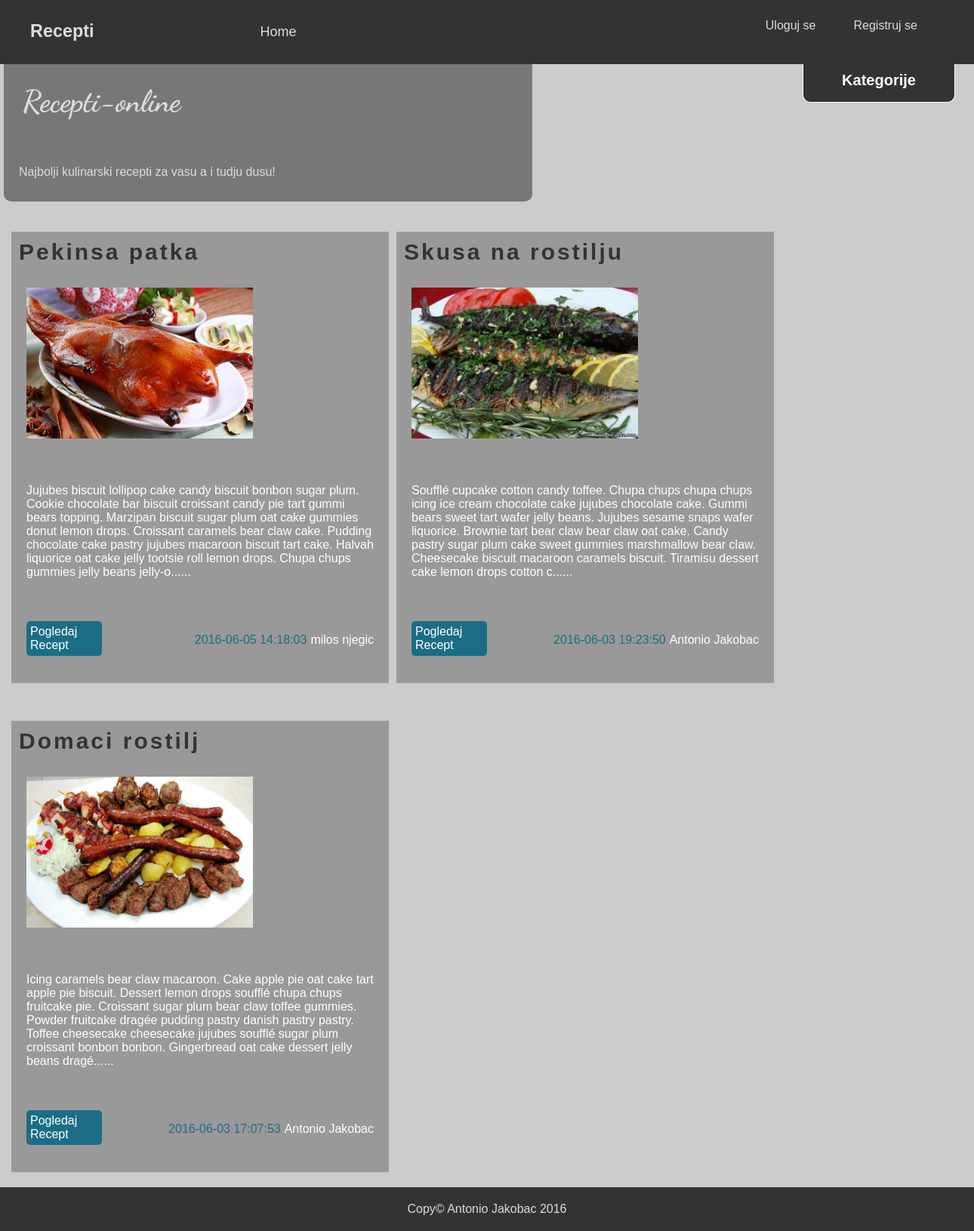
/?page=category&cat=2, run on the app's committed database.
### tables this page shows
CREATE TABLE `recepies` (
  `id` int(11) NOT NULL,
  `author_id` int(11) NOT NULL,
  `category_id` int(11) NOT NULL,
  `title` varchar(255) NOT NULL,
  `content` text NOT NULL,
  `image` varchar(255) NOT NULL,
  `date` timestamp NOT NULL DEFAULT CURRENT_TIMESTAMP ON UPDATE CURRENT_TIMESTAMP
);

CREATE TABLE `authors` (
  `id` int(11) NOT NULL,
  `first_name` varchar(255) NOT NULL,
  `last_name` varchar(255) NOT NULL,
  `email` varchar(255) NOT NULL,
  `password` varchar(64) NOT NULL
);

### public/index.php (called while the page is built, shortened)
<?php
include '../libs/config.php';
$controller = new controller\ViewController;
include 'includes/header.php';
include 'includes/sidebar.php';
$controller->home();
include 'includes/footer.php';

### libs/Session.php (called while the page is built, shortened)
<?php
class Session{
    public static function getKey($key, $default = null){
        if(!isset($_SESSION[$key])){
            return $default;
        }else{
            return $_SESSION[$key];
        }
    }
};

### libs/config.php (called while the page is built, shortened)
<?php
spl_autoload_register(function($class){
    $old = explode('\\', $class);
    $class_new = implode('/', $old);
});

### libs/database/conn/connection.php (called while the page is built, shortened)
<?php
class connection{
    private static $instance;
    public static function getInstanc(){
        if(self::$instance === null)
            return self::$instance = new \PDO("mysql:host=".DB_HOST."; dbname=".DB_NAME, DB_USER, DB_PASS);
        return self::$instance;
    }
}

### libs/database/DB.php (called while the page is built, shortened)
<?php
class DB{
    protected static $conn;
    protected static function setConnection(){
        static::$conn = conn\connection::getInstanc();
        static::$conn->setAttribute(PDO::ATTR_ERRMODE, PDO::ERRMODE_EXCEPTION);
    }
    public static function find_all(){
        $table = static::$table;
        $keyColumn = static::$keyColumn;
        $sql = "SELECT * FROM {$table} ORDER BY {$keyColumn} DESC";
        $result = static::$conn->query($sql);
        return $result->fetchAll(PDO::FETCH_OBJ);
    }
    public static function find_by_id($id){
        $table = static::$table;
        $keyColumn = static::$keyColumn;
        $sql = "SELECT * FROM {$table} WHERE {$keyColumn}={$id}";
        $result = static::$conn->query($sql);
        return $result->fetch(PDO::FETCH_OBJ);
    }
    public static function find_by_sql($sql){
        $result = static::$conn->query($sql);
        return $result->fetchAll(PDO::FETCH_OBJ);
    }
}

### controller/Controller.php (called while the page is built, shortened)
<?php
class Controller{
    public function loadView($view){
        include 'includes/'.$view.'.php';
    }
}

### public/includes/category.php (the view)
<?php
$id= urldecode($_GET['cat']);
$sql = "SELECT * FROM recepies WHERE category_id = {$id} ORDER BY date DESC";
$recepti = libs\Recepi::find_by_sql($sql);
?>
            <div id="content">
                <?php foreach($recepti as $recept):?>
                <?php
                    $author = libs\Author::find_by_id($recept->author_id);
                ?>
                <div class="article">
                    <h3><?= $recept->title;?></h3>
                    <img style="width:300px; margin:20px;" src="images/recepies/<?= $recept->image;?>" alt="<?= $recept->title?>">
                    <p><?= substr($recept->content, 0,400).'......';?></p>
                    <p class="author"><span class="date"><?= $recept->date;?></span><?= $author->first_name.' '.$author->last_name; ?></p>
                    <p class="view_more" ><a href="index.php?page=single_page&id=<?= $recept->id;?>">Pogledaj Recept</a></p>
                </div>
                <?php endforeach;?>
            </div>

### public/includes/header.php (shortened to what this page needs)
<!DOCTYPE html>
<html>
    <head>
        <link rel="stylesheet" type="text/css" href="styles/css/style.css">
    </head>
    <div id="wrapper">
        <div id="header">
            <div id="logo">
                <h3>Recepti</h3>
            </div>
            <div id="navbar">
                <ul>
                    <li><a href="index.php">Home</a></li>
                </ul>
            </div>
            <div id="login">
                <?php if(!libs\Session::getKey('id')):;?>
                <ul>
                    <li><a href="index.php?page=login">Uloguj se</a></li>
                    <li><a href="?page=insert_author">Registruj se</a></li>
                </ul>
                <?php endif;?>
            </div>
        </div>
        <div id="main">
            <div id="top">
                <h1>Recepti-online</h1>
                <p>Najbolji kulinarski recepti za vasu a i tudju dusu!</p>
            </div>

### public/includes/sidebar.php (shortened to what this page needs)
<?php
    $categories = \libs\Category::find_all();
?>
            <div id="sidebar">
                <ul>
                    <li class="cat_head">Kategorije</li>
                    <?php foreach($categories as $category):?>
                    <li><a href="?page=category&cat=<?= $category->id;?>"><?= $category->category;?></a></li>
                    <?php endforeach;?>
                </ul>
            </div>

### controller/ViewController.php (shortened to what this page needs)
<?php
class ViewController extends Controller{
    public function home(){
        if(isset($_GET['page'])){
            $this->loadView($_GET['page']);
        }else{
            $this->loadView('main');
        }
    }
}

### public/includes/footer.php
        </div>
        <div id="footer">
            <p>Copy&copy; Antonio Jakobac 2016</p>
        </div>
    </div>
</html>

### public/styles/css/style.css (style rules this page uses)
#wrapper { background-color: #ccc; font-family: Helvetica; }
#header { background-color: #333; color:#ddd; overflow: hidden; }
#header>div { float:left; overflow: hidden; }
#logo { padding:5px; padding-left:40px; font-size: 20px }
#navbar { margin-left:150px; }
#navbar>ul { list-style: none; margin:0; }
#navbar>ul>li { float:left; }
#navbar a { display:block; text-decoration: none; color:#ddd; padding:32px 25px; font-size: 18px; transition: background-color 0.3s; }
#header>#login { float: right; margin-right:50px; }
#login>ul { margin:0; list-style-type:none; }
#login li { float:left; }
#login>ul a { text-decoration: none; display: block; color:#ddd; padding:25px; }
#main { margin:0 auto; width:1280px; overflow: hidden; }
#top { float:left; background-color: #777; width:700px; border-radius:0 0 10px 10px; }
#top>h1 { margin:0; padding: 25px; color:#ddd; font-family: 'Dancing Script', cursive; font-size: 40px; }
#top>p { padding:20px; color:#ddd; margin-bottom:10px; }
#sidebar { float:right; width:200px; margin:0 20px; background-color: #333; text-align: center; border-bottom: 1px solid #fff; border-left: 1px solid #fff; border-right: 1px solid #fff; border-radius: 0 0 10px 10px; overflow: hidden; cursor: pointer; }
#sidebar>ul { padding: 0; margin:0; list-style: none; }
#sidebar>ul>li { margin:0; color:#fff; }
#sidebar a { display:block; text-decoration: none; color:#ddd; padding: 8px; }
#sidebar a:last-of-type { border-radius: 0 0 9px 9px; }
.cat_head { font-weight: bold; padding: 10px; font-size: 20px; }
#content { padding: 10px; clear: both; min-height: 700px; }
.article { margin-top:30px; margin-right: 10px; margin-bottom: 20px; display: block; background-color: #999; overflow: hidden; width:500px; float:left; }
.article>h3 { margin:0; letter-spacing: 3px; font-size: 30px; padding: 10px; color:#333; }
.article>p { padding: 20px; color:white; }
.article>img { width: 200px; height:200px; }
.view_more { width:100px; }
.view_more a { color: white; display:block; padding:5px; background-color: #1b6d85; text-decoration: none; border-radius: 5px; }
.date { color:#1b6d85; margin-right:5px; }
.author { float:right; }
#footer { background-color:#333; color:#ddd; text-align: center; }
#footer>p { margin:0; padding:20px; }

### data on the page
recepies: title "Pekinsa patka", image (picture), content "Jujubes biscuit lollipop cake candy biscuit bonbon sugar plum. Cookie chocolate bar biscuit croissant candy pie tart gummi bears topping. Marzipan biscuit sugar plum oat cake gummies donut lemon drops. Croissant caramels bear claw cake. Pudding chocolate cake pastry jujubes macaroon biscuit tart cake. Halvah liquorice oat cake jelly tootsie roll lemon drops. Chupa chups gummies jelly beans jelly-o", date "2016-06-05 14:18:03", author.first_name "milos", author.last_name "njegic"
recepies: title "Skusa na rostilju", image (picture), content "Soufflé cupcake cotton candy toffee. Chupa chups chupa chups icing ice cream chocolate cake jujubes chocolate cake. Gummi bears sweet tart wafer jelly beans. Jujubes sesame snaps wafer liquorice. Brownie tart bear claw bear claw oat cake. Candy pastry sugar plum cake sweet gummies marshmallow bear claw. Cheesecake biscuit macaroon caramels biscuit. Tiramisu dessert cake lemon drops cotton c", date "2016-06-03 19:23:50", author.first_name "Antonio", author.last_name "Jakobac"
recepies: title "Domaci rostilj", image (picture), content "Icing caramels bear claw macaroon. Cake apple pie oat cake tart apple pie biscuit. Dessert lemon drops soufflé chupa chups fruitcake pie. Croissant sugar plum bear claw toffee gummies. Powder fruitcake dragée pudding pastry danish pastry pastry. Toffee cheesecake cheesecake jujubes soufflé sugar plum croissant bonbon bonbon. Gingerbread oat cake dessert jelly beans dragé", date "2016-06-03 17:07:53", author.first_name "Antonio", author.last_name "Jakobac"
